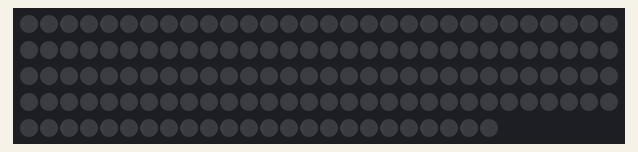
This sketch was run on a simulated Arduino Uno, built with avr-gcc and run on an emulated ATmega328P. Shown: 144 RGB LEDs in strip order, left to right, continuing on the next row.

Above: at 0.1 s.
At 1.1 s:
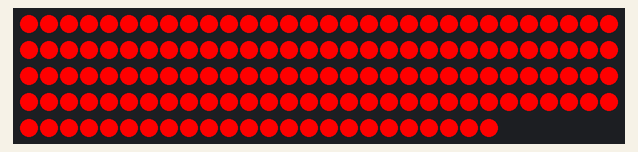
At 2.1 s:
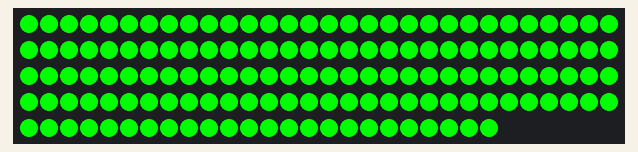
At 3.1 s:
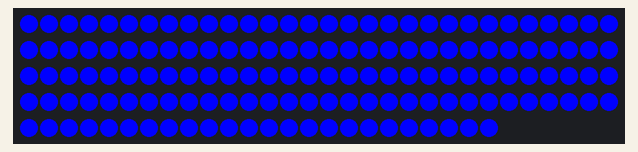

The sketch:

boardtest.ino
```cpp
#include <Adafruit_NeoPixel.h>
#define PIN 4
Adafruit_NeoPixel strip = Adafruit_NeoPixel(144, PIN, NEO_GRB + NEO_KHZ800);

#define NUMPIXELS 144
void setup() {
  // put your setup code here, to run once:
  strip.begin();

  strip.clear();
}

void loop() {
  // put your main code here, to run repeatedly:
 // for(int i=0; i<144; i++){
  //  strip.setPixelColor(i, 255, 255, 255);
 // }
//strip.fill(strip.setPixelColor(255,0,0), 0);
flashRed();
delay(1000);
flashGreen();
delay(1000);
flashBlue();
delay(1000);

}

void flashRed(){
  strip.show();
  for(int i =0; i<144; i++){
    strip.setPixelColor(i, 255,0,0);
  }

}
void flashGreen(){
  strip.show();
  for(int i =0; i<144; i++){
    strip.setPixelColor(i, 0,255,0);
  }

}void flashBlue(){
  strip.show();
  for(int i =0; i<144; i++){
    strip.setPixelColor(i, 0,0,255);
  }
}
```

Measured:
- by itself, everything shown: repeats every 3.0 s, in 3 steps
- what the display in image 1 shows lasts 1.0 s, from 1.0 s to 2.0 s
